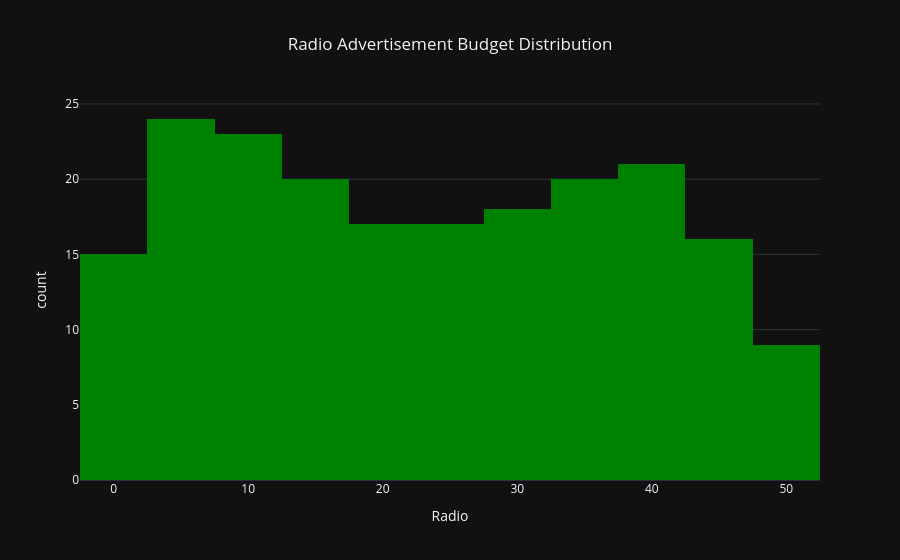

Notebook cell for this chart:
### Markdown cell above
## TV Advertisement Insight

TV advertising budgets are spread across a wide range of values, indicating that companies invest significantly in television campaigns.

This suggests that TV advertising may have a strong influence on sales performance.

### Code cell
## Radio Distribution
fig = px.histogram(
    df,
    x="Radio",
    nbins=20,
    title="Radio Advertisement Budget Distribution",
    color_discrete_sequence=["green"]
)

fig.update_layout(
    template="plotly_dark",
    title_x=0.5
)

fig.show()

### Figure 1 — Plotly figure (JSON) as saved in the notebook; plotly's stock layout.template omitted (floating-point values rounded to 4 significant figures; data arrays with more than 128 entries replaced by an {"elided": "..."} marker saying what was removed)
{"data": [{"bingroup": "x", "hovertemplate": "Radio=%{x}<br>count=%{y}<extra></extra>", "legendgroup": "", "marker": {"color": "green", "pattern": {"shape": ""}}, "name": "", "nbinsx": 20, "orientation": "v", "showlegend": false, "type": "histogram", "x": {"elided": "200 float values"}, "xaxis": "x", "yaxis": "y"}], "layout": {"barmode": "relative", "legend": {"tracegroupgap": 0}, "title": {"text": "Radio Advertisement Budget Distribution", "x": 0.5}, "xaxis": {"anchor": "y", "domain": [0, 1], "title": {"text": "Radio"}}, "yaxis": {"anchor": "x", "domain": [0, 1], "title": {"text": "count"}}}}
